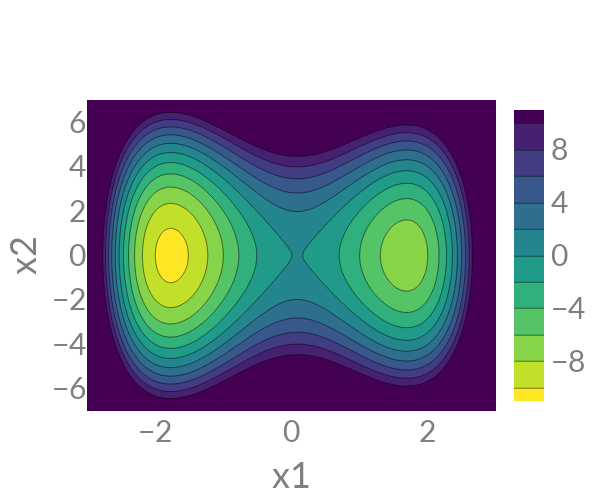

Notebook code for this chart:
### Markdown cell above
We can plot this energy landscape as is done in Fig. 2 of Noe et al:

### Code cell
x_illustrate = np.linspace(-3,3,100)
y_illustrate = np.linspace(-7,7,100)
xx, yy = np.meshgrid(x_illustrate, y_illustrate, sparse=True)
E_illustrate = E(xx,yy)

fig = go.Figure(data =
    go.Contour(
        z=E_illustrate,
        x=x_illustrate, 
        y=y_illustrate,
        reversescale = True,
        colorscale = "viridis",
        contours=dict(
            start=-10,
            end=10,
            size=2,
        ),
    ))

fig.update_layout(
    #title="Plot Title",
    width=600,
    height=500,
    font=dict(
        family="Lato",
        size=30,
        color="#7f7f7f"
    ),
    xaxis_title="x1",
    yaxis_title="x2",
    xaxis = dict(
        tickmode = 'linear',
        tick0 = -4,
        dtick = 2
    )
)

fig.show()
#fig.write_image("images/double_well.pdf")

### Figure 1 — Plotly figure (JSON) as saved in the notebook; plotly's stock layout.template omitted (floating-point values rounded to 4 significant figures; data arrays with more than 128 entries replaced by an {"elided": "..."} marker saying what was removed)
{"data": [{"colorscale": [[0, "#440154"], [0.1111, "#482878"], [0.2222, "#3e4989"], [0.3333, "#31688e"], [0.4444, "#26828e"], [0.5556, "#1f9e89"], [0.6667, "#35b779"], [0.7778, "#6ece58"], [0.8889, "#b5de2b"], [1, "#fde725"]], "contours": {"end": 10, "size": 2, "start": -10}, "reversescale": true, "type": "contour", "x": [-3, -2.939, -2.879, -2.818, -2.758, -2.697, -2.636, -2.576, -2.515, -2.455, -2.394, -2.333, -2.273, -2.212, -2.152, -2.091, -2.03, -1.97, -1.909, -1.848, -1.788, -1.727, -1.667, -1.606, -1.545, -1.485, -1.424, -1.364, -1.303, -1.242, -1.182, -1.121, -1.061, -1, -0.9394, -0.8788, -0.8182, -0.7576, -0.697, -0.6364, -0.5758, -0.5152, -0.4545, -0.3939, -0.3333, -0.2727, -0.2121, -0.1515, -0.09091, -0.0303, 0.0303, 0.09091, 0.1515, 0.2121, 0.2727, 0.3333, 0.3939, 0.4545, 0.5152, 0.5758, 0.6364, 0.697, 0.7576, 0.8182, 0.8788, 0.9394, 1, 1.061, 1.121, 1.182, 1.242, 1.303, 1.364, 1.424, 1.485, 1.545, 1.606, 1.667, 1.727, 1.788, 1.848, 1.909, 1.97, 2.03, 2.091, 2.152, 2.212, 2.273, 2.333, 2.394, 2.455, 2.515, 2.576, 2.636, 2.697, 2.758, 2.818, 2.879, 2.939, 3], "y": [-7, -6.859, -6.717, -6.576, -6.434, -6.293, -6.152, -6.01, -5.869, -5.727, -5.586, -5.444, -5.303, -5.162, -5.02, -4.879, -4.737, -4.596, -4.455, -4.313, -4.172, -4.03, -3.889, -3.747, -3.606, -3.465, -3.323, -3.182, -3.04, -2.899, -2.758, -2.616, -2.475, -2.333, -2.192, -2.051, -1.909, -1.768, -1.626, -1.485, -1.343, -1.202, -1.061, -0.9192, -0.7778, -0.6364, -0.4949, -0.3535, -0.2121, -0.07071, 0.07071, 0.2121, 0.3535, 0.4949, 0.6364, 0.7778, 0.9192, 1.061, 1.202, 1.343, 1.485, 1.626, 1.768, 1.909, 2.051, 2.192, 2.333, 2.475, 2.616, 2.758, 2.899, 3.04, 3.182, 3.323, 3.465, 3.606, 3.747, 3.889, 4.03, 4.172, 4.313, 4.455, 4.596, 4.737, 4.879, 5.02, 5.162, 5.303, 5.444, 5.586, 5.727, 5.869, 6.01, 6.152, 6.293, 6.434, 6.576, 6.717, 6.859, 7], "z": {"elided": "100x100 float values"}}], "layout": {"font": {"color": "#7f7f7f", "family": "Lato", "size": 30}, "height": 500, "width": 600, "xaxis": {"dtick": 2, "tick0": -4, "tickmode": "linear", "title": {"text": "x1"}}, "yaxis": {"title": {"text": "x2"}}}}
